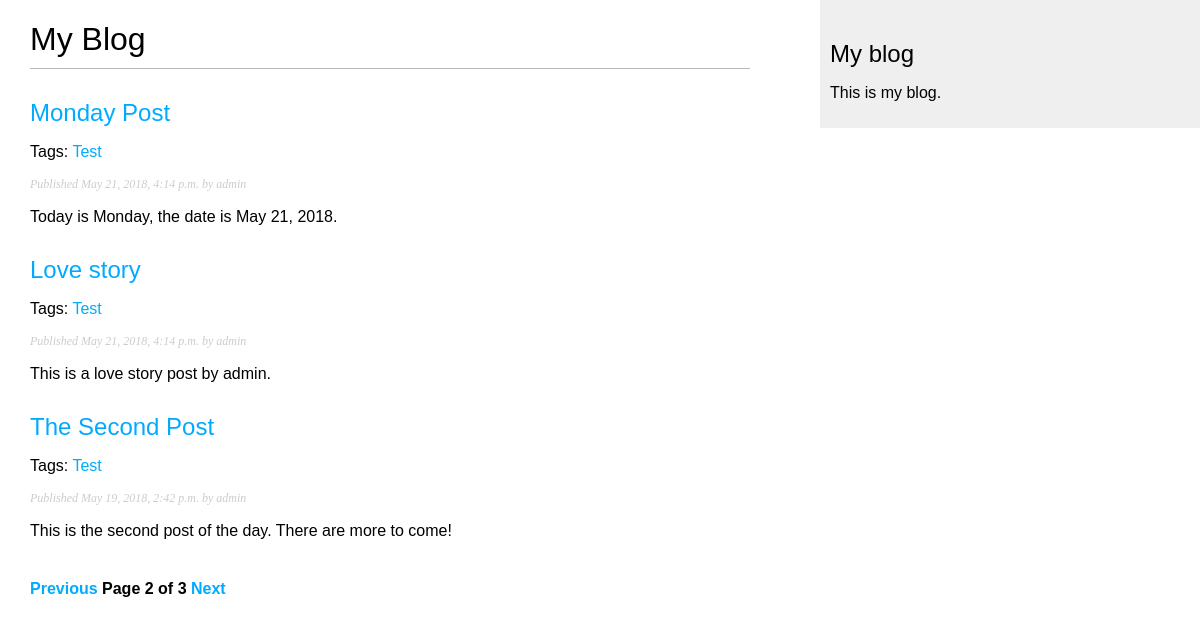
Screenshot of /blog/?page=2 with the database file from the repository.
### blog/models.py (models this page shows, shortened)
class Post(models.Model):
    STATUS_CHOICES = (
        ('draft', 'Draft'),
        ('published', 'Published'),
    )
    title = models.CharField(max_length=250)
    slug = models.SlugField(max_length=250, unique_for_date='publish')
    author = models.ForeignKey(User, related_name='blog_post')
    body = models.TextField()
    publish = models.DateTimeField(default=timezone.now)
    created = models.DateTimeField(auto_now_add=True)
    updated = models.DateTimeField(auto_now=True)
    status = models.CharField(max_length=10, choices=STATUS_CHOICES, default='draft')
    class Meta:
        ordering = ('-publish',)
    objects = models.Manager()    # The default manager.
    published = PublishedManager() # Our custom manager.
    tags = TaggableManager() # Tags manager
    def get_absolute_url(self):
        return reverse('blog:post_detail',
                        args=[self.publish.year,
                                self.publish.strftime('%m'),
                                self.publish.strftime('%d'),
                                self.slug])

### blog/views.py (the view)
# urls.py: url(r'^tag/(?P<tag_slug>[-\w]+)/$', views.post_list, name='post_list_by_tag'),
def post_list(request, tag_slug=None):
    object_list = Post.published.all()
    tag = None
    if tag_slug:
        tag = get_object_or_404(Tag, slug=tag_slug)
        object_list = object_list.filter(tags__in=[tag])
    paginator = Paginator(object_list, 3) # 3 posts in each page
    page = request.GET.get('page')
    try:
        posts = paginator.page(page)
    except PageNotAnInteger:
        posts = paginator.page(1)
    except EmptyPage:
        posts = paginator.page(paginator.num_pages)
    return render(request, 'blog/post/list.html', {'page': page, 'posts': posts, 'tag': tag})

### blog/models.py (called while the page is built)
    def get_queryset(self):
        return super(PublishedManager, self).get_queryset().filter(status='published')

### blog/templates/blog/post/list.html (shortened to what this page needs)
{% extends "blog/base.html" %}
{% block content %}
    <h1>My Blog</h1>
    {% for post in posts %}
    <h2>
        <a href="{{ post.get_absolute_url }}">{{ post.title }}</a>
    </h2>
    <p class="tags">Tags:
        {% for tag in post.tags.all %}
            <a href="{% url "blog:post_list_by_tag" tag.slug %}">{{ tag.name }}</a>
        {% endfor %}
    </p>
    <p class="date">Published {{ post.publish }} by {{ post.author }}</p>
    {{ post.body|truncatewords:30|linebreaks }}
    {% endfor %}
    {% include "pagination.html" with page=posts %}
{% endblock %}

### blog/static/css/blog.css (style rules this page uses)
body { margin:0; padding:0; font-family:helvetica, sans-serif; }
a { color:#00abff; text-decoration:none; }
h1 { font-weight:normal; border-bottom:1px solid #bbb; padding:0 0 10px 0; }
h2 { font-weight:normal; margin:30px 0 0; }
p.date { color:#ccc; font-family: georgia, serif; font-size: 12px; font-style: italic; }

### rows the page displays
Post: title "Monday Post", publish "May 21, 2018, 4:14 p.m.", author "admin", body "Today is Monday, the date is May 21, 2018."
Tag: name "Test"
Post: title "Love story", publish "May 21, 2018, 4:14 p.m.", author "admin", body "This is a love story post by admin."
Post: title "The Second Post", publish "May 19, 2018, 2:42 p.m.", author "admin", body "This is the second post of the day. There are more to come!"

### other values shown
{{ page.number }} "2"
{{ page.paginator.num_pages }} "3"
